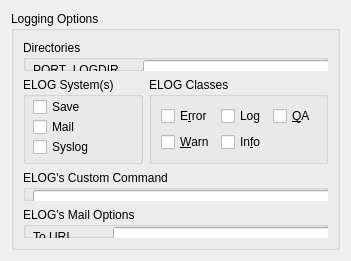
     <widget class="QWidget" name="TabLogging">
      <attribute name="title">
       <string>Logging</string>
      </attribute>
      <layout class="QVBoxLayout">
       <item>
        <widget class="QGroupBox" name="groupBox7">
         <property name="title">
          <string>Logging Options</string>
         </property>
         <layout class="QGridLayout">
          <item row="2" column="0" colspan="2">
           <widget class="QGroupBox" name="groupBox11">
            <property name="toolTip">
             <string>This is the command you want the elog sent through when the 'custom' system is selected.</string>
            </property>
            <property name="whatsThis">
             <string>PORTAGE_ELOG_COMMAND: only used with the &quot;custom&quot; logging module. Specifies a command
                     to process log messages. Two variables are expanded:
                         ${PACKAGE} - expands to the cpv entry of the processed
                                      package (see $PVR in ebuild(5))
                         ${LOGFILE} - absolute path to the logfile
                                              Both variables have to be quoted with single quotes</string>
            </property>
            <property name="title">
             <string>ELOG's Custom Command</string>
            </property>
            <widget class="QLineEdit" name="kcfg_ElogCustomCmd">
             <property name="geometry">
              <rect>
               <x>10</x>
               <y>20</y>
               <width>440</width>
               <height>22</height>
              </rect>
             </property>
             <property name="toolTip">
              <string comment="ELOG's &quot;Custom&quot; system command.">This is the command you want the elog sent through when the 'custom' system is selected.</string>
             </property>
             <property name="whatsThis">
              <string>PORTAGE_ELOG_COMMAND: only used with the &quot;custom&quot; logging module. Specifies a command
                     to process log messages. Two variables are expanded:
                         ${PACKAGE} - expands to the cpv entry of the processed
                                      package (see $PVR in ebuild(5))
                         ${LOGFILE} - absolute path to the logfile
                                              Both variables have to be quoted with single quotes</string>
             </property>
            </widget>
           </widget>
          </item>
          <item row="0" column="0" colspan="2">
           <widget class="QGroupBox" name="groupBox9">
            <property name="title">
             <string>Directories</string>
            </property>
            <widget class="QLabel" name="makeOpts_5_2_3_5_3">
             <property name="geometry">
              <rect>
               <x>10</x>
               <y>20</y>
               <width>92</width>
               <height>20</height>
              </rect>
             </property>
             <property name="sizePolicy">
              <sizepolicy hsizetype="Fixed" vsizetype="Fixed">
               <horstretch>0</horstretch>
               <verstretch>0</verstretch>
              </sizepolicy>
             </property>
             <property name="text">
              <string>PORT_LOGDIR</string>
             </property>
             <property name="wordWrap">
              <bool>false</bool>
             </property>
            </widget>
            <widget class="QLineEdit" name="kcfg_DirPortLog">
             <property name="geometry">
              <rect>
               <x>120</x>
               <y>20</y>
               <width>280</width>
               <height>22</height>
              </rect>
             </property>
            </widget>
           </widget>
          </item>
          <item row="1" column="1">
           <widget class="QGroupBox" name="groupBox8">
            <property name="title">
             <string>ELOG Classes</string>
            </property>
            <layout class="QGridLayout">
             <item row="1" column="1">
              <widget class="QCheckBox" name="kcfg_ElogInfo">
               <property name="text">
                <string>In&amp;fo</string>
               </property>
              </widget>
             </item>
             <item row="0" column="1">
              <widget class="QCheckBox" name="kcfg_ElogLog">
               <property name="text">
                <string>Log</string>
               </property>
               <property name="shortcut">
                <string/>
               </property>
              </widget>
             </item>
             <item row="0" column="0">
              <widget class="QCheckBox" name="kcfg_ElogError">
               <property name="text">
                <string>E&amp;rror</string>
               </property>
              </widget>
             </item>
             <item row="1" column="0">
              <widget class="QCheckBox" name="kcfg_ElogWarn">
               <property name="text">
                <string>&amp;Warn</string>
               </property>
              </widget>
             </item>
             <item row="0" column="2">
              <widget class="QCheckBox" name="kcfg_ElogQa">
               <property name="text">
                <string>&amp;QA</string>
               </property>
              </widget>
             </item>
            </layout>
           </widget>
          </item>
          <item row="3" column="0" colspan="2">
           <widget class="QGroupBox" name="groupBox12">
            <property name="title">
             <string>ELOG's Mail Options</string>
            </property>
            <widget class="QLabel" name="textLabel1">
             <property name="geometry">
              <rect>
               <x>10</x>
               <y>20</y>
               <width>62</width>
               <height>20</height>
              </rect>
             </property>
             <property name="text">
              <string>To URI</string>
             </property>
             <property name="wordWrap">
              <bool>false</bool>
             </property>
            </widget>
            <widget class="QLabel" name="textLabel2">
             <property name="geometry">
              <rect>
               <x>10</x>
               <y>50</y>
               <width>62</width>
               <height>20</height>
              </rect>
             </property>
             <property name="text">
              <string>From URI</string>
             </property>
             <property name="wordWrap">
              <bool>false</bool>
             </property>
            </widget>
            <widget class="QLineEdit" name="kcfg_ElogMailURI">
             <property name="geometry">
              <rect>
               <x>90</x>
               <y>20</y>
               <width>360</width>
               <height>22</height>
              </rect>
             </property>
            </widget>
            <widget class="QLineEdit" name="kcfg_ElogMailFromURI">
             <property name="geometry">
              <rect>
               <x>90</x>
               <y>50</y>
               <width>360</width>
               <height>22</height>
              </rect>
             </property>
            </widget>
            <widget class="QLineEdit" name="kcfg_ElogSubject">
             <property name="geometry">
              <rect>
               <x>90</x>
               <y>80</y>
               <width>360</width>
               <height>22</height>
              </rect>
             </property>
            </widget>
            <widget class="QLabel" name="textLabel3_2">
             <property name="geometry">
              <rect>
               <x>10</x>
               <y>80</y>
               <width>62</width>
               <height>20</height>
              </rect>
             </property>
             <property name="text">
              <string>Subject</string>
             </property>
             <property name="wordWrap">
              <bool>false</bool>
             </property>
            </widget>
           </widget>
          </item>
          <item row="1" column="0">
           <widget class="QGroupBox" name="groupBox10_2">
            <property name="title">
             <string>ELOG System(s)</string>
            </property>
            <widget class="QCheckBox" name="kcfg_ElogSysSave">
             <property name="geometry">
              <rect>
               <x>10</x>
               <y>20</y>
               <width>100</width>
               <height>20</height>
              </rect>
             </property>
             <property name="text">
              <string>Save</string>
             </property>
             <property name="shortcut">
              <string/>
             </property>
            </widget>
            <widget class="QCheckBox" name="kcfg_ElogSysMail">
             <property name="geometry">
              <rect>
               <x>10</x>
               <y>40</y>
               <width>100</width>
               <height>20</height>
              </rect>
             </property>
             <property name="text">
              <string>Mail</string>
             </property>
             <property name="shortcut">
              <string/>
             </property>
            </widget>
            <widget class="QCheckBox" name="kcfg_ElogSysSyslog">
             <property name="geometry">
              <rect>
               <x>10</x>
               <y>60</y>
               <width>100</width>
               <height>20</height>
              </rect>
             </property>
             <property name="text">
              <string>Syslog</string>
             </property>
             <property name="shortcut">
              <string/>
             </property>
            </widget>
            <widget class="QCheckBox" name="kcfg_ElogSysSaveSum">
             <property name="geometry">
              <rect>
               <x>120</x>
               <y>20</y>
               <width>120</width>
               <height>20</height>
              </rect>
             </property>
             <property name="text">
              <string>Save Summary</string>
             </property>
             <property name="shortcut">
              <string/>
             </property>
            </widget>
            <widget class="QCheckBox" name="kcfg_ElogSysMailSum">
             <property name="geometry">
              <rect>
               <x>120</x>
               <y>40</y>
               <width>120</width>
               <height>20</height>
              </rect>
             </property>
             <property name="text">
              <string>Mail Summary</string>
             </property>
             <property name="shortcut">
              <string/>
             </property>
            </widget>
            <widget class="QCheckBox" name="kcfg_ElogSysCustom">
             <property name="geometry">
              <rect>
               <x>120</x>
               <y>60</y>
               <width>100</width>
               <height>20</height>
              </rect>
             </property>
             <property name="text">
              <string>C&amp;ustom</string>
             </property>
            </widget>
           </widget>
          </item>
         </layout>
        </widget>
       </item>
      </layout>
     </widget>
